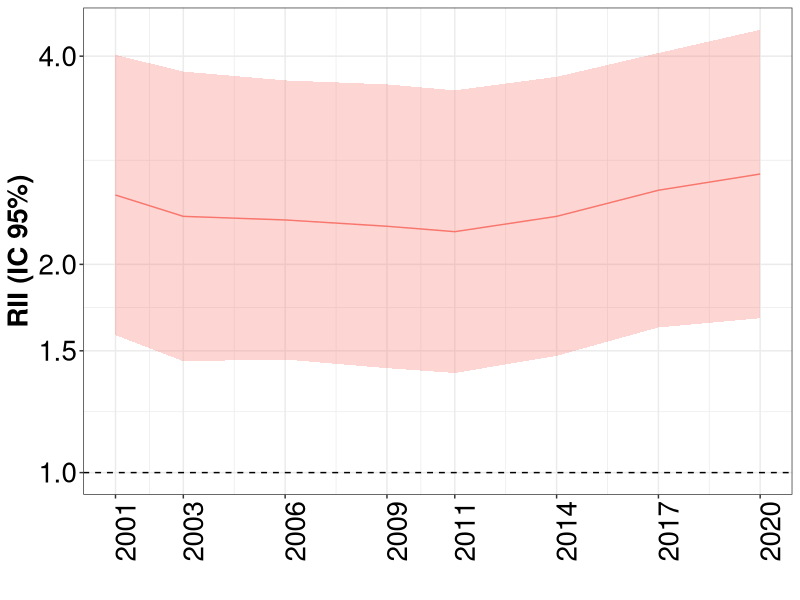
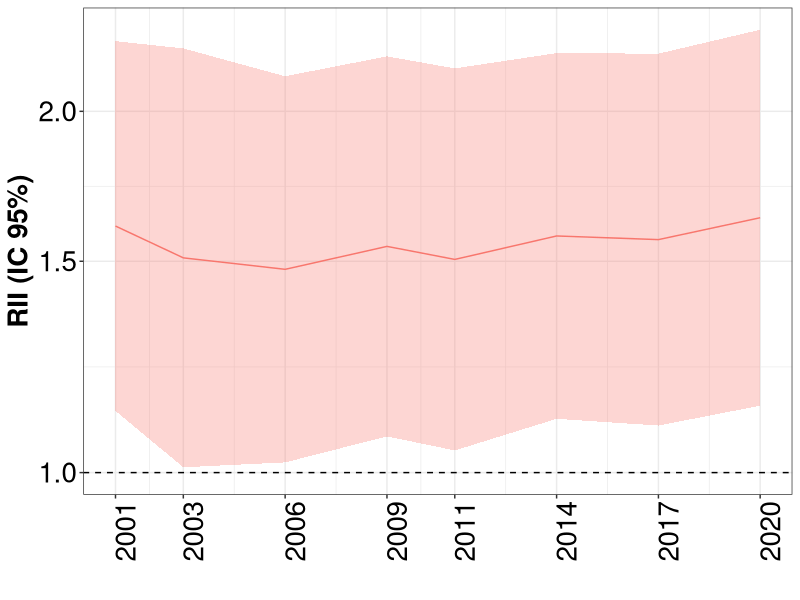
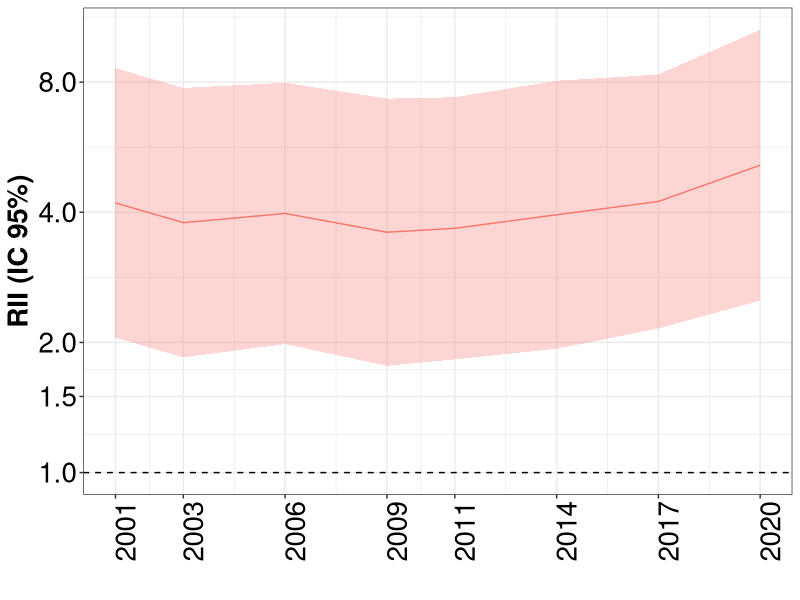
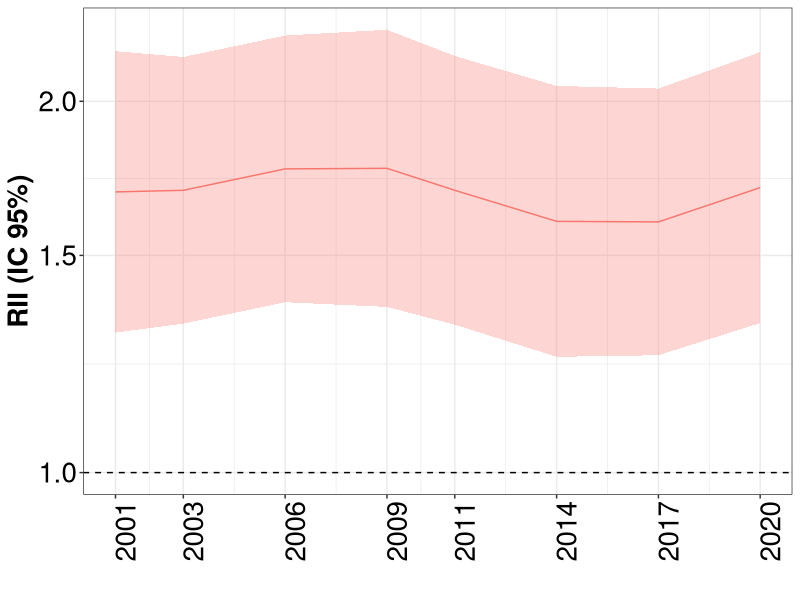
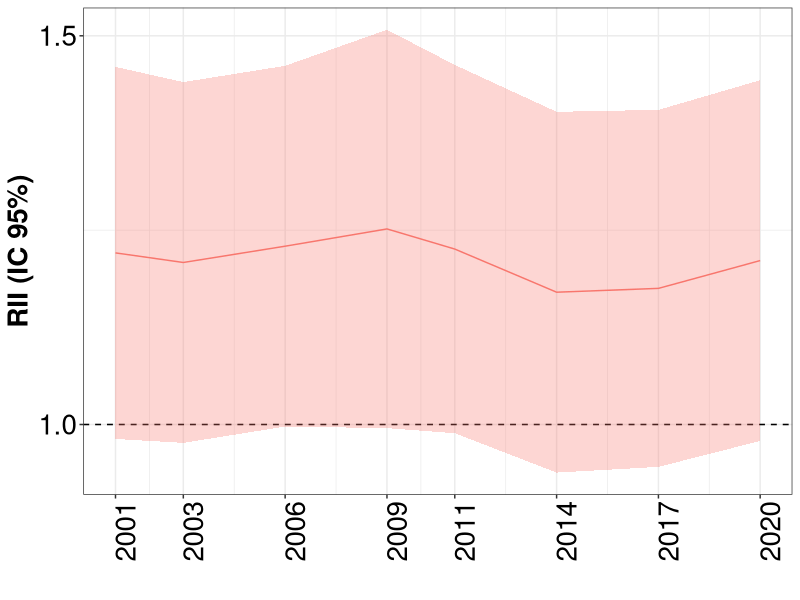
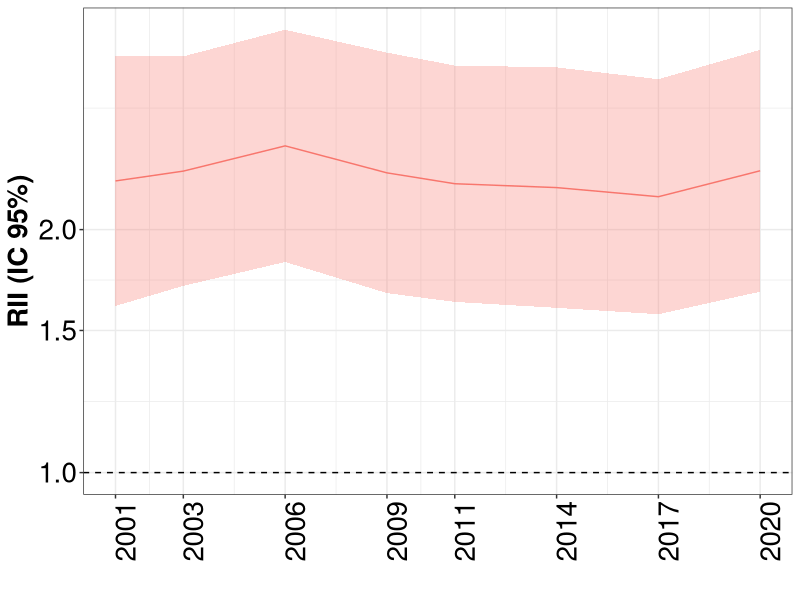
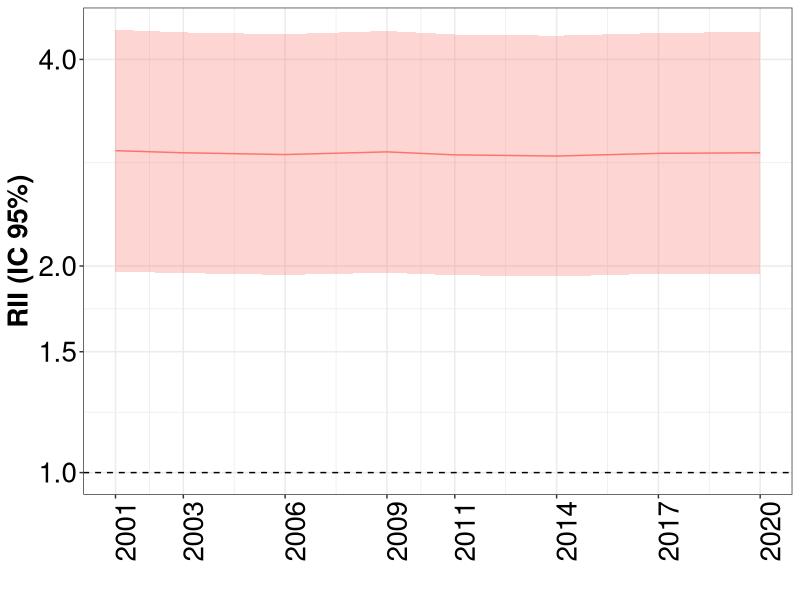
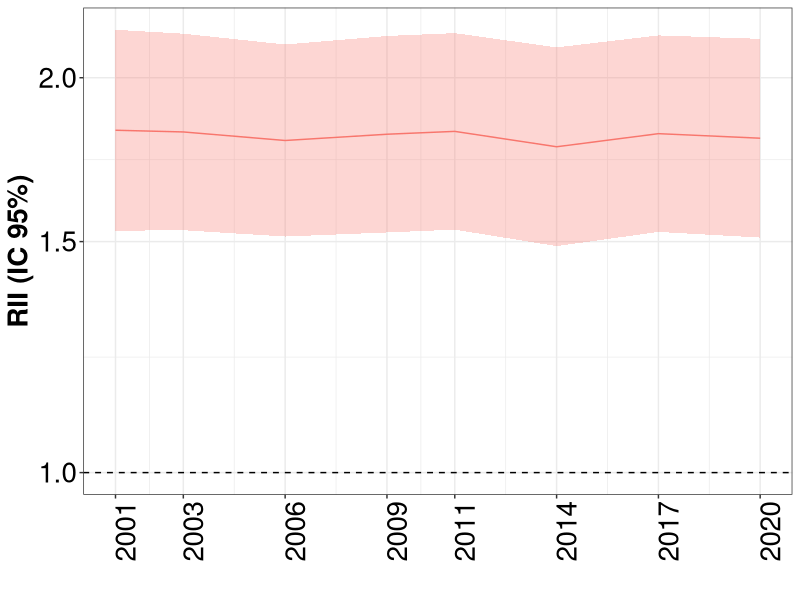

R code for these plots, in order:
## ---- chunk 1
knitr::opts_chunk$set(echo = TRUE)
library(tidyverse)
library(readxl)
library(ggplot2)

## ---- chunk 2

desigualdades_rii <- read.csv("rii.csv")
datos_ca <- desigualdades_rii %>%
  filter(abreviatura == "AR")

## ---- chunk 3

datos_ca %>%
  filter(fr =="diabetes", sexo=="Overall") %>%
  ggplot(aes(x=as.Date(encuesta), y=rii, ymin=rii_infci, ymax=rii_supci, group=fr)) +
  geom_hline(yintercept = 1, lty = 2) +
  geom_ribbon(alpha=0.3, aes(fill=fr)) +
  geom_line(aes(color=fr)) +
  scale_y_continuous(trans="log", breaks=c(0.75, 1, 1.5, 2, 4, 8, 16, 32))+
  scale_x_date(date_labels = "%Y", breaks = unique(as.Date(datos_ca$encuesta)))+
  labs(x="", y="RII (IC 95%)")+
  theme_bw()+
  theme(axis.text=element_text(size=20, color="black"),
                  axis.title=element_text(size=20, face="bold", color="black"),
                  axis.text.x = element_text(angle = 90),
                  strip.text = element_text(size=20, face="bold", color="black"),
                  legend.position="none")

## ---- chunk 4

datos_ca %>%
  filter(fr =="diabetes", sexo=="Hombre") %>%
  ggplot(aes(x=as.Date(encuesta), y=rii, ymin=rii_infci, ymax=rii_supci, group=fr)) +
  geom_hline(yintercept = 1, lty = 2) +
  geom_ribbon(alpha=0.3, aes(fill=fr)) +
  geom_line(aes(color=fr)) +
  scale_y_continuous(trans="log", breaks=c(0.75, 1, 1.5, 2, 4, 8, 16, 32))+
  scale_x_date(date_labels = "%Y", breaks = unique(as.Date(datos_ca$encuesta)))+
  labs(x="", y="RII (IC 95%)")+
  theme_bw()+
  theme(axis.text=element_text(size=20, color="black"),
                  axis.title=element_text(size=20, face="bold", color="black"),
                  axis.text.x = element_text(angle = 90),
                  strip.text = element_text(size=20, face="bold", color="black"),
                  legend.position="none")

## ---- chunk 5

datos_ca %>%
  filter(fr =="diabetes", sexo=="Mujeres") %>%
  ggplot(aes(x=as.Date(encuesta), y=rii, ymin=rii_infci, ymax=rii_supci, group=fr)) +
  geom_hline(yintercept = 1, lty = 2) +
  geom_ribbon(alpha=0.3, aes(fill=fr)) +
  geom_line(aes(color=fr)) +
  scale_y_continuous(trans="log", breaks=c(0.75, 1, 1.5, 2, 4, 8, 16, 32))+
  scale_x_date(date_labels = "%Y", breaks = unique(as.Date(datos_ca$encuesta)))+
  labs(x="", y="RII (IC 95%)")+
  theme_bw()+
  theme(axis.text=element_text(size=20, color="black"),
                  axis.title=element_text(size=20, face="bold", color="black"),
                  axis.text.x = element_text(angle = 90),
                  strip.text = element_text(size=20, face="bold", color="black"),
                  legend.position="none")

## ---- chunk 6

datos_ca %>%
  filter(fr =="hta", sexo=="Overall") %>%
  ggplot(aes(x=as.Date(encuesta), y=rii, ymin=rii_infci, ymax=rii_supci, group=fr)) +
  geom_hline(yintercept = 1, lty = 2) +
  geom_ribbon(alpha=0.3, aes(fill=fr)) +
  geom_line(aes(color=fr)) +
  scale_y_continuous(trans="log", breaks=c(0.75, 1, 1.5, 2, 4, 8, 16, 32))+
  scale_x_date(date_labels = "%Y", breaks = unique(as.Date(datos_ca$encuesta)))+
  labs(x="", y="RII (IC 95%)")+
  theme_bw()+
  theme(axis.text=element_text(size=20, color="black"),
                  axis.title=element_text(size=20, face="bold", color="black"),
                  axis.text.x = element_text(angle = 90),
                  strip.text = element_text(size=20, face="bold", color="black"),
                  legend.position="none")
## ---- chunk 7

datos_ca %>%
  filter(fr =="hta", sexo=="Hombre") %>%
  ggplot(aes(x=as.Date(encuesta), y=rii, ymin=rii_infci, ymax=rii_supci, group=fr)) +
  geom_hline(yintercept = 1, lty = 2) +
  geom_ribbon(alpha=0.3, aes(fill=fr)) +
  geom_line(aes(color=fr)) +
  scale_y_continuous(trans="log", breaks=c(0.75, 1, 1.5, 2, 4, 8, 16, 32))+
  scale_x_date(date_labels = "%Y", breaks = unique(as.Date(datos_ca$encuesta)))+
  labs(x="", y="RII (IC 95%)")+
  theme_bw()+
  theme(axis.text=element_text(size=20, color="black"),
                  axis.title=element_text(size=20, face="bold", color="black"),
                  axis.text.x = element_text(angle = 90),
                  strip.text = element_text(size=20, face="bold", color="black"),
                  legend.position="none")

## ---- chunk 8

datos_ca %>%
  filter(fr =="hta", sexo=="Mujeres") %>%
  ggplot(aes(x=as.Date(encuesta), y=rii, ymin=rii_infci, ymax=rii_supci, group=fr)) +
  geom_hline(yintercept = 1, lty = 2) +
  geom_ribbon(alpha=0.3, aes(fill=fr)) +
  geom_line(aes(color=fr)) +
  scale_y_continuous(trans="log", breaks=c(0.75, 1, 1.5, 2, 4, 8, 16, 32))+
  scale_x_date(date_labels = "%Y", breaks = unique(as.Date(datos_ca$encuesta)))+
  labs(x="", y="RII (IC 95%)")+
  theme_bw()+
  theme(axis.text=element_text(size=20, color="black"),
                  axis.title=element_text(size=20, face="bold", color="black"),
                  axis.text.x = element_text(angle = 90),
                  strip.text = element_text(size=20, face="bold", color="black"),
                  legend.position="none")

## ---- chunk 9

datos_ca %>%
  filter(fr =="obesity", sexo=="Overall") %>%
  ggplot(aes(x=as.Date(encuesta), y=rii, ymin=rii_infci, ymax=rii_supci, group=fr)) +
  geom_hline(yintercept = 1, lty = 2) +
  geom_ribbon(alpha=0.3, aes(fill=fr)) +
  geom_line(aes(color=fr)) +
  scale_y_continuous(trans="log", breaks=c(0.75, 1, 1.5, 2, 4, 8, 16, 32))+
  scale_x_date(date_labels = "%Y", breaks = unique(as.Date(datos_ca$encuesta)))+
  labs(x="", y="RII (IC 95%)")+
  theme_bw()+
  theme(axis.text=element_text(size=20, color="black"),
                  axis.title=element_text(size=20, face="bold", color="black"),
                  axis.text.x = element_text(angle = 90),
                  strip.text = element_text(size=20, face="bold", color="black"),
                  legend.position="none")
## ---- chunk 10

datos_ca %>%
  filter(fr =="obesity", sexo=="Hombre") %>%
  ggplot(aes(x=as.Date(encuesta), y=rii, ymin=rii_infci, ymax=rii_supci, group=fr)) +
  geom_hline(yintercept = 1, lty = 2) +
  geom_ribbon(alpha=0.3, aes(fill=fr)) +
  geom_line(aes(color=fr)) +
  scale_y_continuous(trans="log", breaks=c(0.75, 1, 1.5, 2, 4, 8, 16, 32))+
  scale_x_date(date_labels = "%Y", breaks = unique(as.Date(datos_ca$encuesta)))+
  labs(x="", y="RII (IC 95%)")+
  theme_bw()+
  theme(axis.text=element_text(size=20, color="black"),
                  axis.title=element_text(size=20, face="bold", color="black"),
                  axis.text.x = element_text(angle = 90),
                  strip.text = element_text(size=20, face="bold", color="black"),
                  legend.position="none")

## ---- chunk 11

datos_ca %>%
  filter(fr =="obesity", sexo=="Mujeres") %>%
  ggplot(aes(x=as.Date(encuesta), y=rii, ymin=rii_infci, ymax=rii_supci, group=fr)) +
  geom_hline(yintercept = 1, lty = 2) +
  geom_ribbon(alpha=0.3, aes(fill=fr)) +
  geom_line(aes(color=fr)) +
  scale_y_continuous(trans="log", breaks=c(0.75, 1, 1.5, 2, 4, 8, 16, 32))+
  scale_x_date(date_labels = "%Y", breaks = unique(as.Date(datos_ca$encuesta)))+
  labs(x="", y="RII (IC 95%)")+
  theme_bw()+
  theme(axis.text=element_text(size=20, color="black"),
                  axis.title=element_text(size=20, face="bold", color="black"),
                  axis.text.x = element_text(angle = 90),
                  strip.text = element_text(size=20, face="bold", color="black"),
                  legend.position="none")

## ---- chunk 12

datos_ca %>%
  filter(fr =="col", sexo=="Overall") %>%
  ggplot(aes(x=as.Date(encuesta), y=rii, ymin=rii_infci, ymax=rii_supci, group=fr)) +
  geom_hline(yintercept = 1, lty = 2) +
  geom_ribbon(alpha=0.3, aes(fill=fr)) +
  geom_line(aes(color=fr)) +
  scale_y_continuous(trans="log", breaks=c(0.75, 1, 1.5, 2, 4, 8, 16, 32))+
  scale_x_date(date_labels = "%Y", breaks = unique(as.Date(datos_ca$encuesta)))+
  labs(x="", y="RII (IC 95%)")+
  theme_bw()+
  theme(axis.text=element_text(size=20, color="black"),
                  axis.title=element_text(size=20, face="bold", color="black"),
                  axis.text.x = element_text(angle = 90),
                  strip.text = element_text(size=20, face="bold", color="black"),
                  legend.position="none")
## ---- chunk 13

datos_ca %>%
  filter(fr =="col", sexo=="Hombre") %>%
  ggplot(aes(x=as.Date(encuesta), y=rii, ymin=rii_infci, ymax=rii_supci, group=fr)) +
  geom_hline(yintercept = 1, lty = 2) +
  geom_ribbon(alpha=0.3, aes(fill=fr)) +
  geom_line(aes(color=fr)) +
  scale_y_continuous(trans="log", breaks=c(0.75, 1, 1.5, 2, 4, 8, 16, 32))+
  scale_x_date(date_labels = "%Y", breaks = unique(as.Date(datos_ca$encuesta)))+
  labs(x="", y="RII (IC 95%)")+
  theme_bw()+
  theme(axis.text=element_text(size=20, color="black"),
                  axis.title=element_text(size=20, face="bold", color="black"),
                  axis.text.x = element_text(angle = 90),
                  strip.text = element_text(size=20, face="bold", color="black"),
                  legend.position="none")

## ---- chunk 14

datos_ca %>%
  filter(fr =="col", sexo=="Mujeres") %>%
  ggplot(aes(x=as.Date(encuesta), y=rii, ymin=rii_infci, ymax=rii_supci, group=fr)) +
  geom_hline(yintercept = 1, lty = 2) +
  geom_ribbon(alpha=0.3, aes(fill=fr)) +
  geom_line(aes(color=fr)) +
  scale_y_continuous(trans="log", breaks=c(0.75, 1, 1.5, 2, 4, 8, 16, 32))+
  scale_x_date(date_labels = "%Y", breaks = unique(as.Date(datos_ca$encuesta)))+
  labs(x="", y="RII (IC 95%)")+
  theme_bw()+
  theme(axis.text=element_text(size=20, color="black"),
                  axis.title=element_text(size=20, face="bold", color="black"),
                  axis.text.x = element_text(angle = 90),
                  strip.text = element_text(size=20, face="bold", color="black"),
                  legend.position="none")

## ---- chunk 15

datos_ca %>%
  filter(fr =="sedentario", sexo=="Overall") %>%
  ggplot(aes(x=as.Date(encuesta), y=rii, ymin=rii_infci, ymax=rii_supci, group=fr)) +
  geom_hline(yintercept = 1, lty = 2) +
  geom_ribbon(alpha=0.3, aes(fill=fr)) +
  geom_line(aes(color=fr)) +
  scale_y_continuous(trans="log", breaks=c(0.75, 1, 1.5, 2, 4, 8, 16, 32))+
  scale_x_date(date_labels = "%Y", breaks = unique(as.Date(datos_ca$encuesta)))+
  labs(x="", y="RII (IC 95%)")+
  theme_bw()+
  theme(axis.text=element_text(size=20, color="black"),
                  axis.title=element_text(size=20, face="bold", color="black"),
                  axis.text.x = element_text(angle = 90),
                  strip.text = element_text(size=20, face="bold", color="black"),
                  legend.position="none")
## ---- chunk 16

datos_ca %>%
  filter(fr =="sedentario", sexo=="Hombre") %>%
  ggplot(aes(x=as.Date(encuesta), y=rii, ymin=rii_infci, ymax=rii_supci, group=fr)) +
  geom_hline(yintercept = 1, lty = 2) +
  geom_ribbon(alpha=0.3, aes(fill=fr)) +
  geom_line(aes(color=fr)) +
  scale_y_continuous(trans="log", breaks=c(0.75, 1, 1.5, 2, 4, 8, 16, 32))+
  scale_x_date(date_labels = "%Y", breaks = unique(as.Date(datos_ca$encuesta)))+
  labs(x="", y="RII (IC 95%)")+
  theme_bw()+
  theme(axis.text=element_text(size=20, color="black"),
                  axis.title=element_text(size=20, face="bold", color="black"),
                  axis.text.x = element_text(angle = 90),
                  strip.text = element_text(size=20, face="bold", color="black"),
                  legend.position="none")

## ---- chunk 17

datos_ca %>%
  filter(fr =="sedentario", sexo=="Mujeres") %>%
  ggplot(aes(x=as.Date(encuesta), y=rii, ymin=rii_infci, ymax=rii_supci, group=fr)) +
  geom_hline(yintercept = 1, lty = 2) +
  geom_ribbon(alpha=0.3, aes(fill=fr)) +
  geom_line(aes(color=fr)) +
  scale_y_continuous(trans="log", breaks=c(0.75, 1, 1.5, 2, 4, 8, 16, 32))+
  scale_x_date(date_labels = "%Y", breaks = unique(as.Date(datos_ca$encuesta)))+
  labs(x="", y="RII (IC 95%)")+
  theme_bw()+
  theme(axis.text=element_text(size=20, color="black"),
                  axis.title=element_text(size=20, face="bold", color="black"),
                  axis.text.x = element_text(angle = 90),
                  strip.text = element_text(size=20, face="bold", color="black"),
                  legend.position="none")

## ---- chunk 18

datos_ca %>%
  filter(fr =="smoking", sexo=="Overall") %>%
  ggplot(aes(x=as.Date(encuesta), y=rii, ymin=rii_infci, ymax=rii_supci, group=fr)) +
  geom_hline(yintercept = 1, lty = 2) +
  geom_ribbon(alpha=0.3, aes(fill=fr)) +
  geom_line(aes(color=fr)) +
  scale_y_continuous(trans="log", breaks=c(0.75, 1, 1.5, 2, 4, 8, 16, 32))+
  scale_x_date(date_labels = "%Y", breaks = unique(as.Date(datos_ca$encuesta)))+
  labs(x="", y="RII (IC 95%)")+
  theme_bw()+
  theme(axis.text=element_text(size=20, color="black"),
                  axis.title=element_text(size=20, face="bold", color="black"),
                  axis.text.x = element_text(angle = 90),
                  strip.text = element_text(size=20, face="bold", color="black"),
                  legend.position="none")
## ---- chunk 19

datos_ca %>%
  filter(fr =="smoking", sexo=="Hombre") %>%
  ggplot(aes(x=as.Date(encuesta), y=rii, ymin=rii_infci, ymax=rii_supci, group=fr)) +
  geom_hline(yintercept = 1, lty = 2) +
  geom_ribbon(alpha=0.3, aes(fill=fr)) +
  geom_line(aes(color=fr)) +
  scale_y_continuous(trans="log", breaks=c(0.75, 1, 1.5, 2, 4, 8, 16, 32))+
  scale_x_date(date_labels = "%Y", breaks = unique(as.Date(datos_ca$encuesta)))+
  labs(x="", y="RII (IC 95%)")+
  theme_bw()+
  theme(axis.text=element_text(size=20, color="black"),
                  axis.title=element_text(size=20, face="bold", color="black"),
                  axis.text.x = element_text(angle = 90),
                  strip.text = element_text(size=20, face="bold", color="black"),
                  legend.position="none")

## ---- chunk 20

datos_ca %>%
  filter(fr =="smoking", sexo=="Mujeres") %>%
  ggplot(aes(x=as.Date(encuesta), y=rii, ymin=rii_infci, ymax=rii_supci, group=fr)) +
  geom_hline(yintercept = 1, lty = 2) +
  geom_ribbon(alpha=0.3, aes(fill=fr)) +
  geom_line(aes(color=fr)) +
  scale_y_continuous(trans="log", breaks=c(0.75, 1, 1.5, 2, 4, 8, 16, 32))+
  scale_x_date(date_labels = "%Y", breaks = unique(as.Date(datos_ca$encuesta)))+
  labs(x="", y="RII (IC 95%)")+
  theme_bw()+
  theme(axis.text=element_text(size=20, color="black"),
                  axis.title=element_text(size=20, face="bold", color="black"),
                  axis.text.x = element_text(angle = 90),
                  strip.text = element_text(size=20, face="bold", color="black"),
                  legend.position="none")

## ---- chunk 21

datos_ca %>%
  filter(fr =="alcohol", sexo=="Overall") %>%
  ggplot(aes(x=as.Date(encuesta), y=rii, ymin=rii_infci, ymax=rii_supci, group=fr)) +
  geom_hline(yintercept = 1, lty = 2) +
  geom_ribbon(alpha=0.3, aes(fill=fr)) +
  geom_line(aes(color=fr)) +
  scale_y_continuous(trans="log", breaks=c(0.75, 1, 1.5, 2, 4, 8, 16, 32))+
  scale_x_date(date_labels = "%Y", breaks = unique(as.Date(datos_ca$encuesta)))+
  labs(x="", y="RII (IC 95%)")+
  theme_bw()+
  theme(axis.text=element_text(size=20, color="black"),
                  axis.title=element_text(size=20, face="bold", color="black"),
                  axis.text.x = element_text(angle = 90),
                  strip.text = element_text(size=20, face="bold", color="black"),
                  legend.position="none")
## ---- chunk 22

datos_ca %>%
  filter(fr =="alcohol", sexo=="Hombre") %>%
  ggplot(aes(x=as.Date(encuesta), y=rii, ymin=rii_infci, ymax=rii_supci, group=fr)) +
  geom_hline(yintercept = 1, lty = 2) +
  geom_ribbon(alpha=0.3, aes(fill=fr)) +
  geom_line(aes(color=fr)) +
  scale_y_continuous(trans="log", breaks=c(0.75, 1, 1.5, 2, 4, 8, 16, 32))+
  scale_x_date(date_labels = "%Y", breaks = unique(as.Date(datos_ca$encuesta)))+
  labs(x="", y="RII (IC 95%)")+
  theme_bw()+
  theme(axis.text=element_text(size=20, color="black"),
                  axis.title=element_text(size=20, face="bold", color="black"),
                  axis.text.x = element_text(angle = 90),
                  strip.text = element_text(size=20, face="bold", color="black"),
                  legend.position="none")

## ---- chunk 23

datos_ca %>%
  filter(fr =="alcohol", sexo=="Mujeres") %>%
  ggplot(aes(x=as.Date(encuesta), y=rii, ymin=rii_infci, ymax=rii_supci, group=fr)) +
  geom_hline(yintercept = 1, lty = 2) +
  geom_ribbon(alpha=0.3, aes(fill=fr)) +
  geom_line(aes(color=fr)) +
  scale_y_continuous(trans="log", breaks=c(0.75, 1, 1.5, 2, 4, 8, 16, 32))+
  scale_x_date(date_labels = "%Y", breaks = unique(as.Date(datos_ca$encuesta)))+
  labs(x="", y="RII (IC 95%)")+
  theme_bw()+
  theme(axis.text=element_text(size=20, color="black"),
                  axis.title=element_text(size=20, face="bold", color="black"),
                  axis.text.x = element_text(angle = 90),
                  strip.text = element_text(size=20, face="bold", color="black"),
                  legend.position="none")

